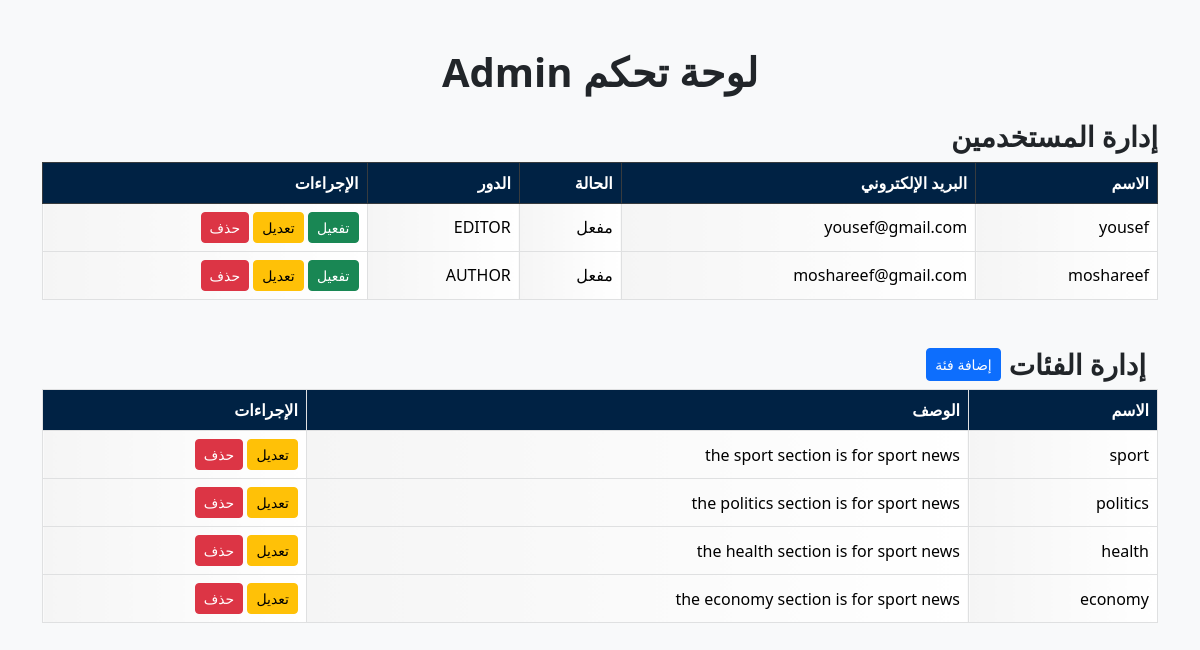
The app's page /dashboards/dashboard.php (signed in), older data.
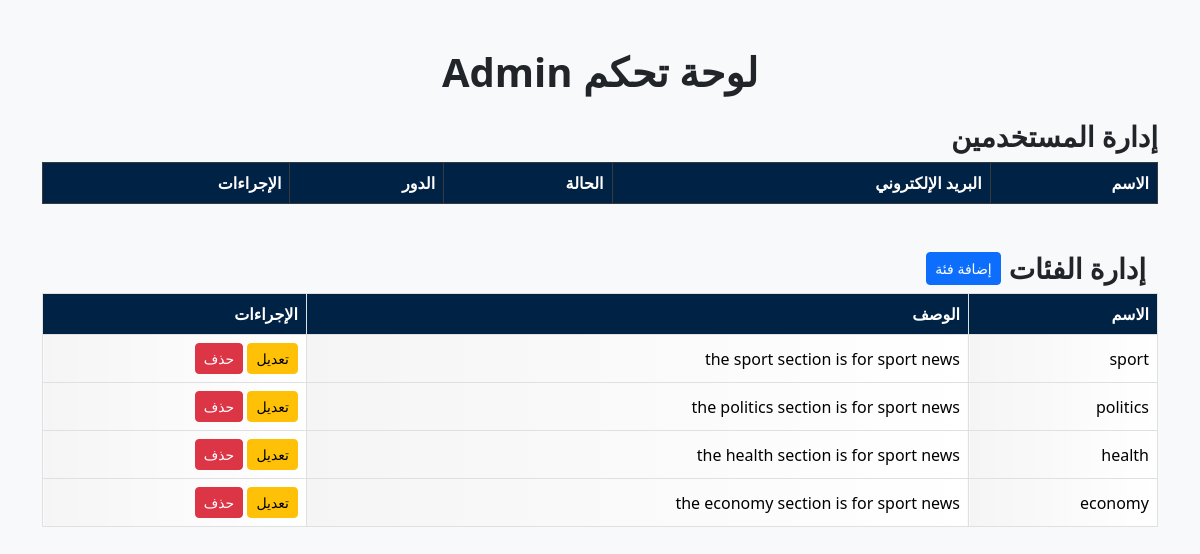
The same page, newer data.
### tables this page shows
CREATE TABLE `user` (
  `id` bigint(20) NOT NULL,
  `name` varchar(50) NOT NULL,
  `email` varchar(50) DEFAULT NULL,
  `password` text NOT NULL,
  `role` enum('ADMIN','EDITOR','AUTHOR','VIEWER') DEFAULT NULL,
  `status` varchar(10) NOT NULL DEFAULT 'PENDING',
  `created_at` datetime DEFAULT NULL
);

CREATE TABLE `category` (
  `id` bigint(20) NOT NULL,
  `name` varchar(20) NOT NULL,
  `description` varchar(50) DEFAULT NULL
);

### config/DatabaseConnection.php (called while the page is built, shortened)
<?php
class DatabaseConnection {
    private static ?PDO $pdo = null;
    public static function getConnection() {
        if (self::$pdo === null) {
            $dotenv = Dotenv::createImmutable(dirname(__DIR__, 3));
            $host = $_ENV['DB_HOST'];
            $db = $_ENV['DB_NAME'];
            $user = $_ENV['DB_USER'];
            $password = $_ENV['DB_PASSWORD'];
            $dsn = "mysql:host=$host;dbname=$db";
            try {
                self::$pdo = new PDO($dsn, $user, $password);
                self::$pdo->setAttribute(PDO::ATTR_ERRMODE, PDO::ERRMODE_EXCEPTION);
            } catch(PDOException $exception) {
                die("Connection failed: " . $exception->getMessage());
            }
        }
        return self::$pdo;
    }
}

### dashboards/DashboardController.php (called while the page is built, shortened)
<?php
class DashboardController
{
    private static $conn;
    public static function getDashboardData($role, $userId)
    {
        $data = [];
        if ($role === 'ADMIN') {
            $data['users'] = self::getAllUsers();
        } elseif ($role === 'AUTHOR') {
            $data['myNews'] = self::getNewsByAuthor($userId);
        } elseif ($role === 'EDITOR') {
            $data['pendingNews'] = self::getPendingNews();
            $data['allNews'] = self::getAllNews();
        }
        return $data;
    }
    private static function getAllUsers()
    {
        $stmt = self::$conn->query("SELECT id, name, email, status, role FROM user WHERE role != 'ADMIN' ORDER BY created_at DESC");
        return $stmt->fetchAll(PDO::FETCH_ASSOC);
    }
    private static function ensureConnection()
    {
        if (!self::$conn) {
            self::$conn = DatabaseConnection::getConnection();
        }
    }
}

### category/Category.php (called while the page is built, shortened)
<?php
class Category
{
    private static $conn;
    public static function getAll(){
        return self::$conn->query("SELECT * FROM category")->fetchAll(PDO::FETCH_BOTH);
    }
    private static function ensureConnection(): void
    {
        if (!self::$conn) {
            self::$conn = DatabaseConnection::getConnection();
        }
    }
}

### dashboards/dashboard.php (the view, shortened to what the changed rows need)
<?php
$role = $_SESSION['role'];
$userId = $_SESSION['user_id'];
$data = DashboardController::getDashboardData($role, $userId);
?>
<!DOCTYPE html>
<html lang="ar" dir="rtl">
<head>
    <link href="https://cdn.jsdelivr.net/npm/bootstrap@5.3.0/dist/css/bootstrap.rtl.min.css" rel="stylesheet">
</head>
<body class="bg-light">
    <div class="container mt-5">
        <h1 class="mb-4 text-center">لوحة تحكم <?= ucfirst(strtolower($role)) ?></h1>
        <?php if ($role === 'ADMIN'): ?>
            <table class="table table-bordered table-hover align-middle table-light">
                <thead class="table-dark">
                    <tr>
                        <th>الاسم</th>
                        <th>البريد الإلكتروني</th>
                        <th>الحالة</th>
                        <th>الدور</th>
                        <th>الإجراءات</th>
                    </tr>
                </thead>
                <tbody>
                    <?php foreach ($data['users'] as $user): ?>
                        <tr>
                            <td><?= htmlspecialchars($user['name'] ?? '') ?></td>
                            <td><?= htmlspecialchars($user['email'] ?? '') ?></td>
                            <td class=><?= htmlspecialchars($user['status'] ?? '') ?></td>
                            <td><?= htmlspecialchars($user['role'] ?? '') ?></td>
                            <td>
                                <?php if ($user['role'] !== 'ADMIN'): ?>
                                    <form action="actions/handle.php" method="GET" class="d-inline">
                                        <button class="btn btn-success btn-sm">تفعيل</button>
                                    </form>
                                <?php endif; ?>
                                <a href="?form=edit_user&edit=<?= htmlspecialchars($user['id'] ?? '') ?>"
                                    class="btn btn-warning btn-sm">تعديل</a>
                                <?php if ($user['role'] !== 'ADMIN'): ?>
                                    <form action="actions/handle.php" method="GET" class="d-inline">
                                        <button class="btn btn-danger btn-sm">حذف</button>
                                    </form>
                                <?php endif; ?>
                            </td>
                        </tr>
                    <?php endforeach; ?>
                </tbody>
            </table>
            <table class="table table-bordered table-hover align-middle table-light">
                <thead class="table-light">
                    <tr>
                        <th>الاسم</th>
                        <th>الوصف</th>
                        <th>الإجراءات</th>
                    </tr>
                </thead>
                <tbody>
                    <?php
                    $categories = Category::getAll();
                    foreach ($categories as $category): ?>
                        <tr>
                            <td><?= htmlspecialchars($category['name'] ?? '') ?></td>
                            <td><?= htmlspecialchars($category['description'] ?? '') ?></td>
                            <td>
                                <a href="?form=edit_category&edit=<?= htmlspecialchars($category['id'] ?? '') ?>"
                                    class="btn btn-warning btn-sm">تعديل</a>
                                <form action="actions/handle.php" method="GET" class="d-inline">
                                    <button class="btn btn-danger btn-sm">حذف</button>
                                </form>
                            </td>
                        </tr>
                    <?php endforeach; ?>
                </tbody>
            </table>
        <?php endif; ?>
    </div>
</body>
</html>

Row changes from the older to the newer data that the page shows:
removed user: name "yousef", email "yousef@gmail.com", status "مفعل", role "EDITOR"
removed user: name "moshareef", email "moshareef@gmail.com", status "مفعل", role "AUTHOR"
